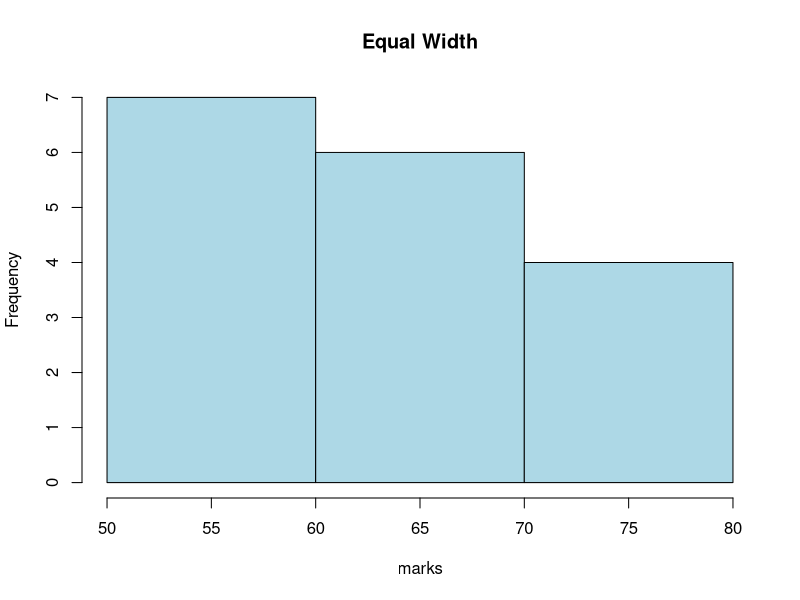

Recreate this plot in R.
marks <- c(55,60,71,63,55,65,50,55,58,59,61,63,65,67,71,72,75)

# Equal-width
hist(marks, breaks=3, col="lightblue", main="Equal Width")

# Equal-frequency
quantile(marks, probs=c(0,1/3,2/3,1))
